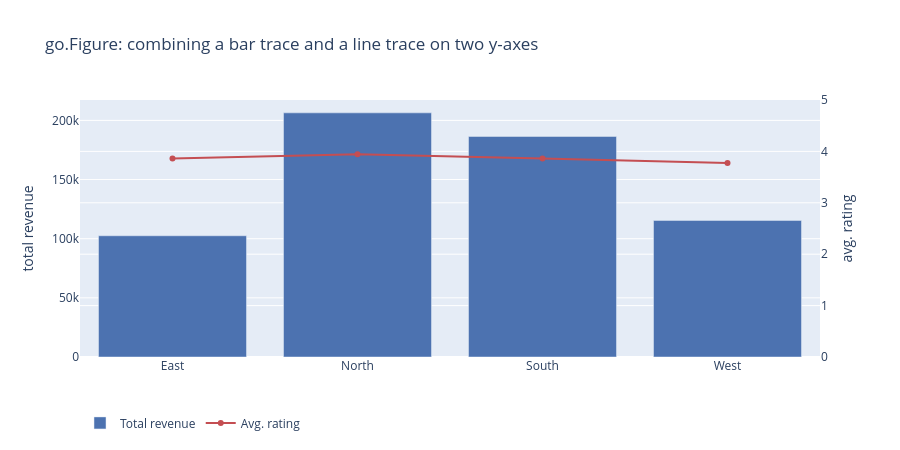

Source (notebook cell):
### Markdown cell above
### Building a figure by hand with `graph_objects`

`plotly.express` covers most everyday charts in one line. When you need to combine several
custom traces into one figure -- e.g. overlaying two different chart types on shared axes --
drop down to `plotly.graph_objects` (`go`), which is what `px` itself generates under the
hood.

### Code cell
import plotly.graph_objects as go

by_region = sales.groupby("region").agg(total_revenue=("revenue", "sum"), avg_rating=("customer_rating", "mean")).reset_index()

fig = go.Figure()
fig.add_trace(go.Bar(x=by_region["region"], y=by_region["total_revenue"], name="Total revenue", marker_color=BLUE, yaxis="y1"))
fig.add_trace(go.Scatter(x=by_region["region"], y=by_region["avg_rating"], name="Avg. rating", mode="lines+markers", marker_color=RED, yaxis="y2"))

fig.update_layout(
    title="go.Figure: combining a bar trace and a line trace on two y-axes",
    yaxis=dict(title="total revenue"),
    yaxis2=dict(title="avg. rating", overlaying="y", side="right", range=[0, 5]),
    height=450, legend=dict(orientation="h", y=-0.2),
)
fig.show()

### Figure 1 — Plotly figure (JSON) as saved in the notebook; plotly's stock layout.template omitted (floating-point values rounded to 4 significant figures)
{"data": [{"marker": {"color": "#4C72B0"}, "name": "Total revenue", "type": "bar", "x": ["East", "North", "South", "West"], "y": [102500.0, 206400.0, 186400.0, 115400.0], "yaxis": "y"}, {"marker": {"color": "#C44E52"}, "mode": "lines+markers", "name": "Avg. rating", "type": "scatter", "x": ["East", "North", "South", "West"], "y": [3.86, 3.944, 3.86, 3.775], "yaxis": "y2"}], "layout": {"height": 450, "legend": {"orientation": "h", "y": -0.2}, "title": {"text": "go.Figure: combining a bar trace and a line trace on two y-axes"}, "yaxis": {"title": {"text": "total revenue"}}, "yaxis2": {"overlaying": "y", "range": [0, 5], "side": "right", "title": {"text": "avg. rating"}}}}
